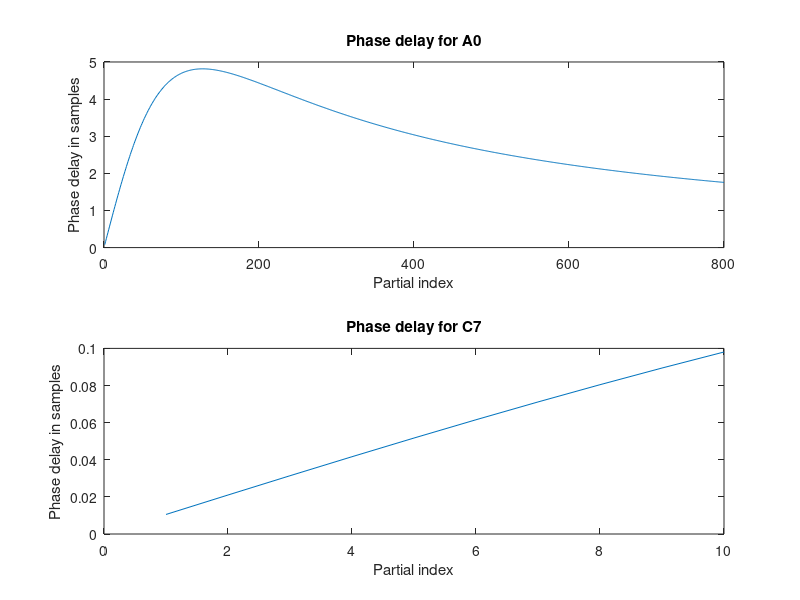

The MATLAB source for this figure:
clear all;
fs = 44100;
A0 = 27.5;
C7 = 2093;
B = [1e-4 1e-3];

for k = 1:800
    P(k) = fs/(A0*k*sqrt(1+B(1)*k*k)) * (sqrt(1+B(1)*k*k) - 1);
end
subplot(211);
plot(P);
title('Phase delay for A0');
ylabel('Phase delay in samples');
xlabel('Partial index');
clear P
for k = 1:10
    P(k) = fs/(C7*k*sqrt(1+B(2)*k*k)) * (sqrt(1+B(2)*k*k) - 1);
end
subplot(212);
plot(P);
title('Phase delay for C7');
ylabel('Phase delay in samples');
xlabel('Partial index');